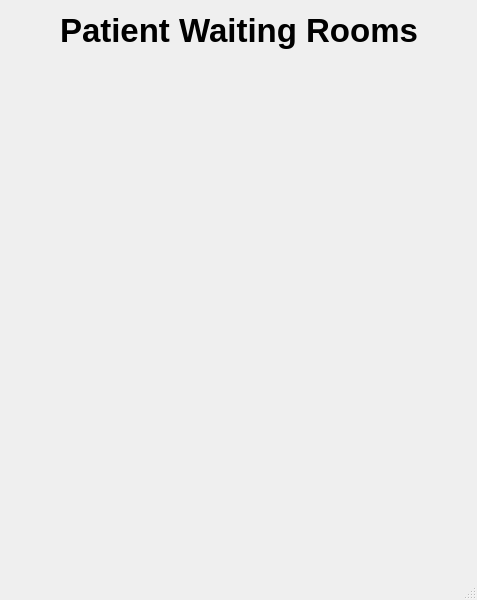
<?xml version="1.0" encoding="UTF-8"?>
<ui version="4.0">
 <class>MainWindow2</class>
 <widget class="QMainWindow" name="MainWindow2">
  <property name="geometry">
   <rect>
    <x>0</x>
    <y>0</y>
    <width>477</width>
    <height>600</height>
   </rect>
  </property>
  <property name="windowTitle">
   <string>MainWindow</string>
  </property>
  <widget class="QWidget" name="centralwidget">
   <widget class="QLabel" name="labelMain">
    <property name="geometry">
     <rect>
      <x>60</x>
      <y>0</y>
      <width>381</width>
      <height>61</height>
     </rect>
    </property>
    <property name="font">
     <font>
      <pointsize>25</pointsize>
      <bold>true</bold>
     </font>
    </property>
    <property name="text">
     <string>Patient Waiting Rooms</string>
    </property>
   </widget>
  </widget>
  <widget class="QMenuBar" name="menubar">
   <property name="geometry">
    <rect>
     <x>0</x>
     <y>0</y>
     <width>477</width>
     <height>21</height>
    </rect>
   </property>
  </widget>
  <widget class="QStatusBar" name="statusbar"/>
 </widget>
 <resources/>
 <connections/>
</ui>
